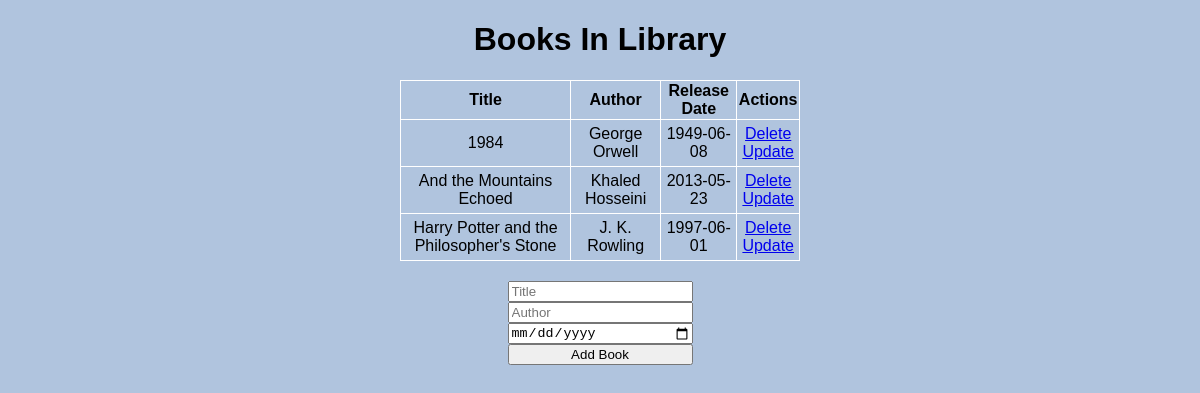
Before: / with the older database file.
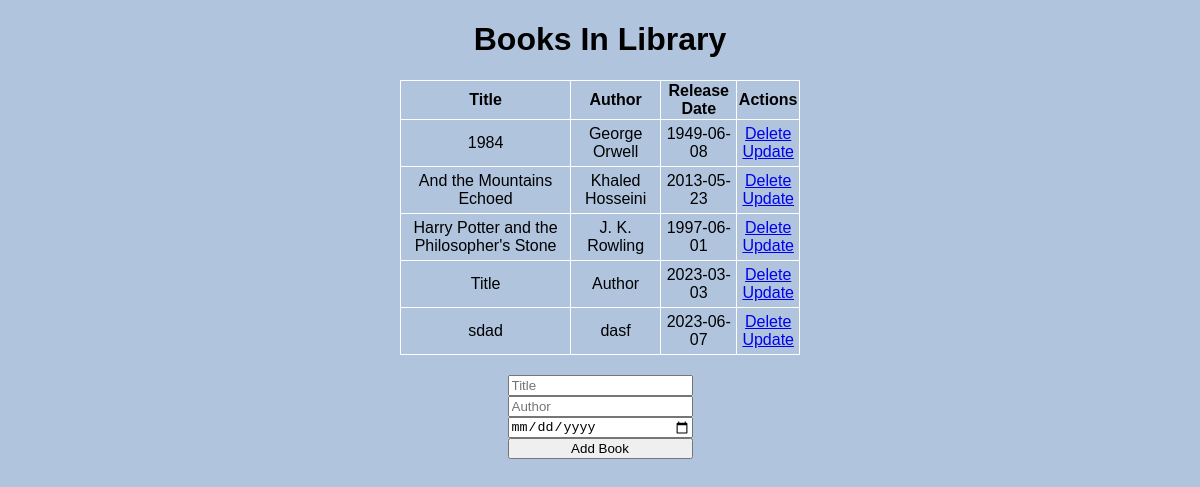
After: the same page with the newer database file.
### app.py (models this page shows, shortened)
class Book(db.Model):
    id = db.Column(db.Integer, primary_key=True)
    title = db.Column(db.String(200), nullable=False)
    author = db.Column(db.String(50), nullable=False)
    published = db.Column(db.DateTime, default=datetime.utcnow)

### app.py (the view)
@app.route('/', methods=['POST', 'GET'])
def index():
    if request.method == 'POST':
        book_title = request.form['title']
        book_author = request.form['author']
        book_published = datetime. strptime(request.form['published'], '%Y-%m-%d')
        new_book = Book(title=book_title, author=book_author, published=book_published)
        try:
            db.session.add(new_book)
            db.session.commit()
            return redirect('/')
        except:
            return "There was an issue adding your task"
    else:
        books = Book.query.order_by(Book.title).all()
        return render_template('index.html', books=books)

### templates/index.html (shortened to what this page needs)
{% extends 'base.html' %}
{% block body %}
<div class="content">
    <h1 style="text-align: center;">Books In Library</h1>
    {% if books|length < 1 %}
    <h4 style="text-align: center;">There are no books. Create one below!</h4>
    {% else %}
    <table>
        <tr>
            <th>Title</th>
            <th>Author</th>
            <th>Release Date</th>
            <th>Actions</th>
        </tr>
        {% for book in books %}
            <tr>
                <td>{{ book.title }}</td>
                <td>{{ book.author }}</td>
                <td>{{ book.published.date() }}</td>
                <td>
                    <a href="/delete/{{book.id}}">Delete</a>
                    <br>
                    <a href="/update/{{book.id}}">Update</a>
                </td>
            </tr>
        {% endfor %}
    </table>
    {% endif %}
    <form action="/" method="POST">
        <input type="text" name="title" id="title" placeholder="Title">
        <input type="text" name="author" id="author" placeholder="Author">
        <input type="date" name="published" id="published" placeholder="Published">
        <input type="submit" value="Add Book">
    </form>
</div>
{% endblock %}

### templates/base.html (shortened to what this page needs)
<!DOCTYPE html>
<html lang="en">
<head>
    <link rel="stylesheet" href="{{ url_for('static', filename='css/main.css') }}">
</head>
<body>
    {% block body %}{% endblock %}
</body>
</html>

### static/css/main.css (style rules this page uses)
body, html { margin: 0; font-family: sans-serif; background-color: lightsteelblue; }
.content { margin: 0 auto; width: 400px; }
table, td, th { border: 1px solid white; }
table { border-collapse: collapse; width: 100%; }
th { height: 30px; }
td { text-align: center; padding: 5px; }
form { display: inline-grid; justify-content: center; margin-top: 20px; margin-left: auto; margin-right: auto; width: 100%; }

Changed rows visible on the page:
added Book: title "Title", author "Author", published "2023-03-03"
added Book: title "sdad", author "dasf", published "2023-06-07"
